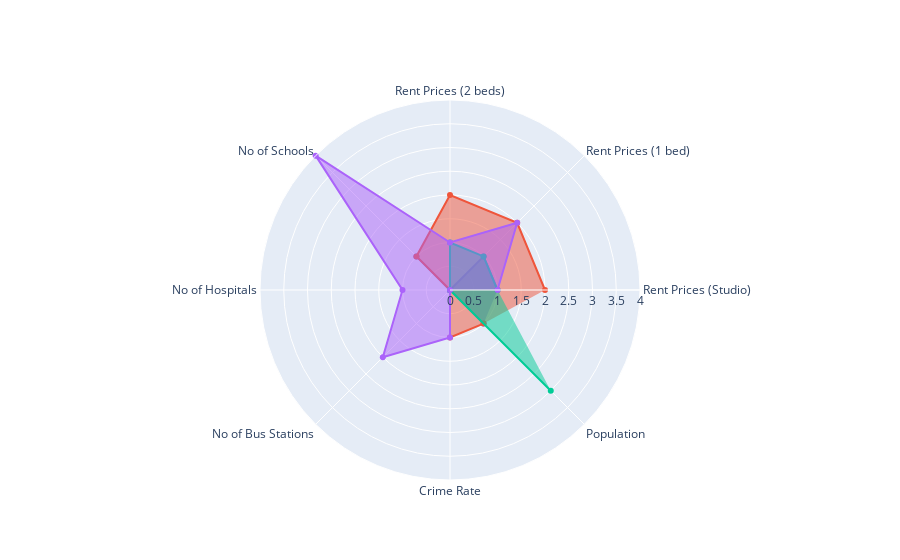

The code cell stored with this chart in its notebook:
### Code cell
###################################################
## Modeling #######################################
###################################################

# create an object
ac = AgglomerativeClustering(affinity='euclidean',
                             linkage='ward',
                             n_clusters = 4)

#df_hierarchical = df_neighborhood.copy()
df_hierarchical = df_neighborhood_model.copy()

# fit and predict
hierarchical_cluster = ac.fit_predict(df_hierarchical)

labels = ac.labels_
print('Silhouette Score:', metrics.silhouette_score(df_hierarchical,labels))
print('Calinski Harabasz Score:', metrics.calinski_harabasz_score(df_hierarchical, labels))




PCA_plot_2d(df_hierarchical, hierarchical_cluster, 'Hierarchical Clustering Visualized in 2 dimensions')

# Plot dendrogram
plot_dendrogram(df_hierarchical)

df_hierarchical = df_neighborhood.copy()
df_hierarchical['cluster'] = hierarchical_cluster


###################################################
## Plot the radar chart ###########################
###################################################

categories = features

fig = go.Figure()

max_r = 0

for i in set(df_hierarchical['cluster']):
    r = []
    
    for j in categories:
        #r.append(get_radar_value_by_std(df_hierarchical[df_hierarchical['cluster'] == i][j].mean(), df_neighborhood[j].mean()))
        r.append(get_radar_value_by_rescale(df_hierarchical[df_hierarchical['cluster'] == i][j].mean(), df_neighborhood[j].min(), df_neighborhood[j].max()))
    
    
    fig.add_trace(go.Scatterpolar(
          r=r,
          theta=features_dis,
          fill='toself',
          name='Cluster'+str(i)
    ))
    
    if max(r) > max_r:
        max_r = max(r)

fig.update_layout(
  polar=dict(
    radialaxis=dict(
      visible=True,
      range=[0, max_r]
    )),
  showlegend=False
)

fig.show()


###################################################
## Print the map ##################################
###################################################

# get NYC latitude and longitude

address = 'New York City, NY'
location = None

geolocator = Nominatim(user_agent="ny_explorer")
location = geolocator.geocode(address)
nyc_latitude = location.latitude
nyc_longitude = location.longitude

print('The geograpical coordinate of New York City are {}, {}.'.format(nyc_latitude, nyc_longitude))

# create map
map_clusters = folium.Map(location=[nyc_latitude, nyc_longitude], zoom_start=10)

# set color scheme for the clusters
## blue: 3471EB, red: BB0000, green: 00BB00, purple: 6E34EB, orange: EBA134
rainbow = ['#BB0000', '#EBA134', '#00BB00', '#6E34EB', '#3471EB'] 

# add markers to the map
markers_colors = []
for lat, lon, poi, cluster in zip(neighborhood['latitude'], neighborhood['longitude'], neighborhood['neighborhood'], df_hierarchical['cluster']):
    label = folium.Popup(str(poi) + ' Cluster ' + str(cluster), parse_html=True)
    folium.CircleMarker(
        [lat, lon],
        radius=5,
        popup=label,
        color=rainbow[cluster-1],
        fill=True,
        fill_color=rainbow[cluster-1],
        fill_opacity=0.8).add_to(map_clusters)
       
map_clusters

### Figure 1 — Plotly figure (JSON) as saved in the notebook; plotly's stock layout.template omitted (floating-point values rounded to 4 significant figures)
{"data": [{"fill": "toself", "name": "Cluster0", "r": [1, 1, 0, 1, 0, 0, 0, 1], "theta": ["Rent Prices (Studio)", "Rent Prices (1 bed)", "Rent Prices (2 beds)", "No of Schools", "No of Hospitals", "No of Bus Stations", "Crime Rate", "Population"], "type": "scatterpolar"}, {"fill": "toself", "name": "Cluster1", "r": [2, 2, 2, 1, 0, 0, 1, 1], "theta": ["Rent Prices (Studio)", "Rent Prices (1 bed)", "Rent Prices (2 beds)", "No of Schools", "No of Hospitals", "No of Bus Stations", "Crime Rate", "Population"], "type": "scatterpolar"}, {"fill": "toself", "name": "Cluster2", "r": [1, 1, 1, 0, 0, 0, 0, 3], "theta": ["Rent Prices (Studio)", "Rent Prices (1 bed)", "Rent Prices (2 beds)", "No of Schools", "No of Hospitals", "No of Bus Stations", "Crime Rate", "Population"], "type": "scatterpolar"}, {"fill": "toself", "name": "Cluster3", "r": [1, 2, 1, 4, 1, 2, 1, 0], "theta": ["Rent Prices (Studio)", "Rent Prices (1 bed)", "Rent Prices (2 beds)", "No of Schools", "No of Hospitals", "No of Bus Stations", "Crime Rate", "Population"], "type": "scatterpolar"}], "layout": {"autosize": true, "polar": {"angularaxis": {"type": "category"}, "radialaxis": {"autorange": false, "range": [0, 4], "type": "linear", "visible": true}}, "showlegend": false}}
